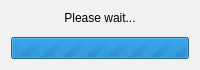
<?xml version="1.0" encoding="UTF-8"?>
<ui version="4.0">
 <class>MegaProgressCustomDialog</class>
 <widget class="QDialog" name="MegaProgressCustomDialog">
  <property name="geometry">
   <rect>
    <x>0</x>
    <y>0</y>
    <width>200</width>
    <height>70</height>
   </rect>
  </property>
  <property name="windowTitle">
   <string notr="true">MEGA</string>
  </property>
  <property name="styleSheet">
   <string notr="true">label
{
  font-size: 13px;
  text-align: center;
  font-family: &quot;Lato&quot;;

}

#MegaProgressCustomDialog
{
	background-color: #f1f1f1;
}</string>
  </property>
  <layout class="QVBoxLayout" name="verticalLayout">
   <property name="spacing">
    <number>12</number>
   </property>
   <item>
    <widget class="QLabel" name="label">
     <property name="sizePolicy">
      <sizepolicy hsizetype="Expanding" vsizetype="Preferred">
       <horstretch>0</horstretch>
       <verstretch>0</verstretch>
      </sizepolicy>
     </property>
     <property name="text">
      <string>Please wait...</string>
     </property>
     <property name="alignment">
      <set>Qt::AlignCenter</set>
     </property>
    </widget>
   </item>
   <item>
    <widget class="QProgressBar" name="progressBar">
     <property name="maximum">
      <number>0</number>
     </property>
     <property name="value">
      <number>-1</number>
     </property>
     <property name="alignment">
      <set>Qt::AlignCenter</set>
     </property>
     <property name="format">
      <string/>
     </property>
    </widget>
   </item>
  </layout>
 </widget>
 <resources/>
 <connections/>
</ui>
